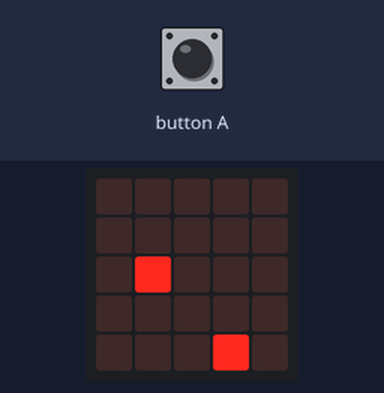
Simulated run of this program. Board: Calliope mini (MakeCode). Shown: the board's 5×5 LED display. The test bench sets the inputs (shaded band). Random numbers come from a fixed seed; the short countdown, score and lost-life animations are approximate.

Above: at 1.3 s.
1.4 s: button A pressed for 1 s
At 2.25 s:
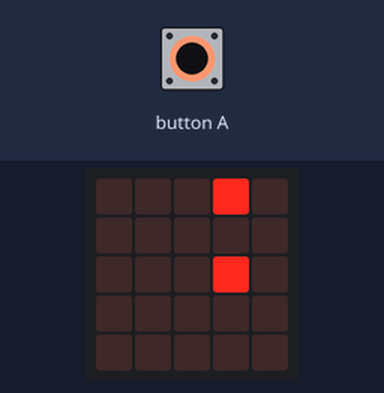
3.9 s: button A pressed for 0.15 s
At 4.02 s:
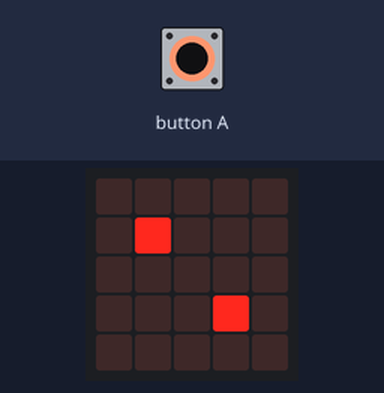
7.0 s: button A pressed for 3.2 s
At 8.3 s:
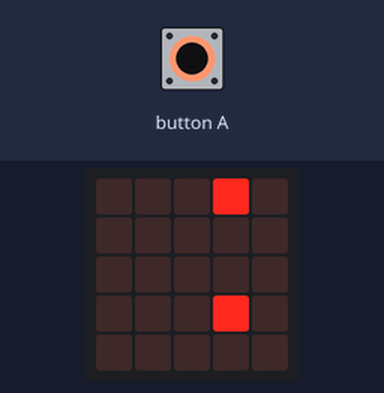
11.7 s: button A pressed for 1 s
At 12.5 s:
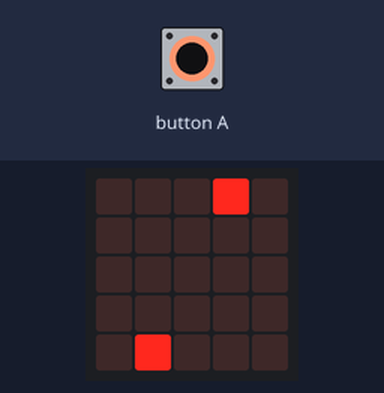
14.2 s: button A pressed for 3.2 s
At 16.0 s:
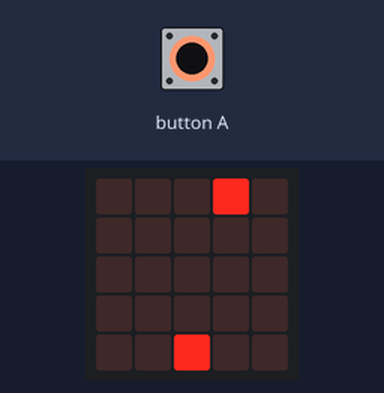

The program:

main.ts
```typescript
let Ball: game.LedSprite = null
let BallFlugPause = 700
let PunkteImLevel = 10
game.setScore(10)
game.setLife(10)
let Spieler = game.createSprite(3, 4)
basic.forever(function () {
    Ball = game.createSprite(0, randint(1, 4))
    for (let index = 0; index < 4; index++) {
        basic.pause(BallFlugPause)
        Ball.change(LedSpriteProperty.X, 1)
    }
    if (Spieler.isTouching(Ball)) {
        game.removeLife(1)
    } else {
        game.addScore(1)
    }
    Ball.delete()
    if (game.score() == 0 && game.score() % PunkteImLevel == 0) {
        BallFlugPause = BallFlugPause - 50
    }
})
basic.forever(function () {
    if (input.buttonIsPressed(Button.A)) {
        Spieler.change(LedSpriteProperty.Y, -1)
    } else {
        if (Spieler.get(LedSpriteProperty.Y) < 4) {
            Spieler.change(LedSpriteProperty.Y, 1)
        }
    }
    basic.pause(100)
})
```

test.ts
```typescript
// Hier kann man Tests durchführen; diese Datei wird nicht kompiliert, wenn dieses Paket als Erweiterung verwendet wird.
```

Measured:
- what the display in image 3 shows lasts 0.6 s, from 7.8 s to 8.4 s
- what the display in image 4 shows lasts 0.6 s, from 12.1 s to 12.7 s
